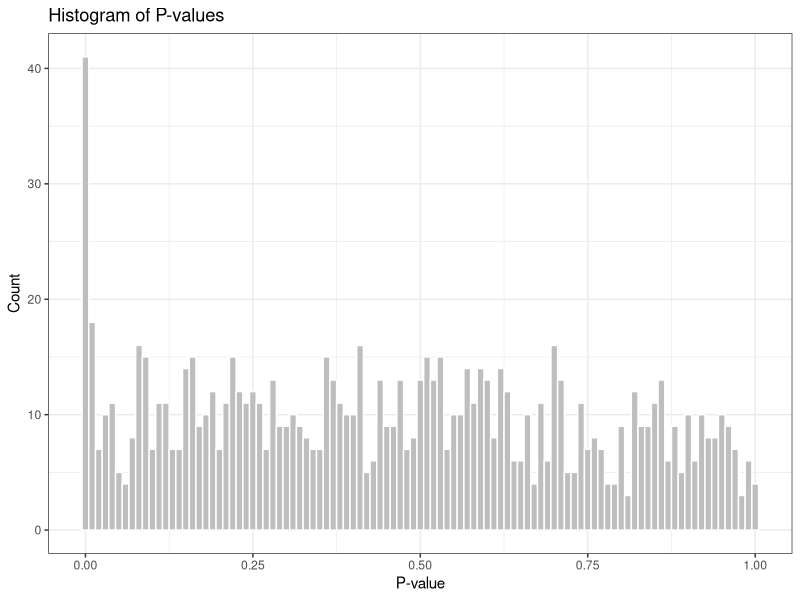
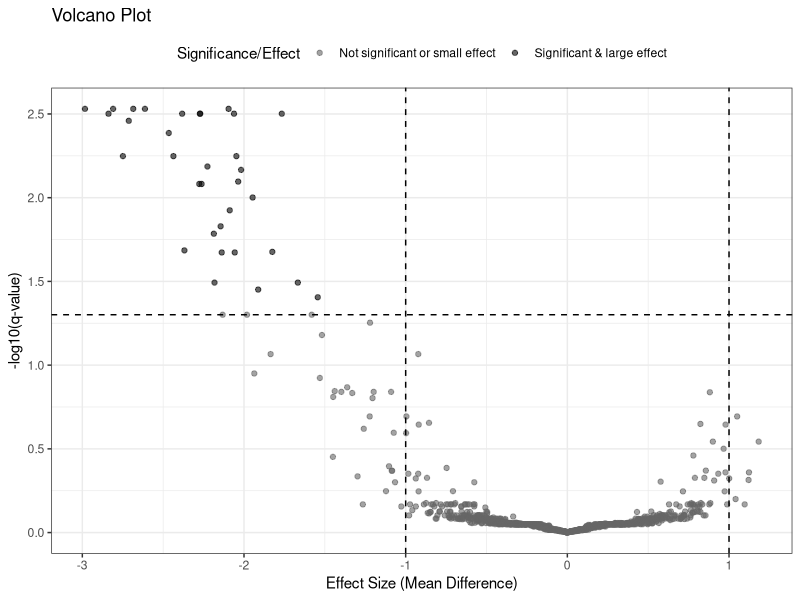

Recreate these plots in R, in order.
## ---- chunk 1
library(tidyverse)

## ---- chunk 2
# Read data
rna <- read_csv("../data/simulated_rnaseq_data.csv")

# Pivot longer: one row per Gene per Sample
rna_long <- rna %>%
  pivot_longer(-Gene, names_to = "Sample", values_to = "Expression") %>%
  mutate(
    Group = ifelse(str_extract(Sample, "\\d+") %>% as.integer() <= 10,
                   "Infected", "Healthy"))

# For each gene, run a two-sample t-test
results <- rna_long %>%
  group_by(Gene) %>%
  summarise(test = list(t.test(Expression ~ Group)), .groups = "drop") %>%
  mutate(p_value = map_dbl(test, ~ .x$p.value))

# Apply BH correction
results <- results %>%
  mutate(q_value = p.adjust(p_value, method = "BH"), significant = q_value <= 0.05)

# View Results
results %>%
  arrange(q_value) %>%
  select(Gene, p_value, q_value, significant)


## ---- chunk 3
results %>%
  ggplot(aes(x = p_value)) +
  geom_histogram(binwidth = 0.01, fill = "gray", color = "white") +
  labs(title = "Histogram of P-values", x = "P-value", y = "Count") +
  theme_bw()
## ---- chunk 4
fc_cutoff <- 1       # log2 fold change threshold
q_cutoff <- 0.05     # q-value threshold

# Calculate effect size from test results and plot
results %>%
  mutate(effect_size = map_dbl(test, ~ diff(.x$estimate))) %>%
  ggplot(aes(x = effect_size, y = -log10(q_value), 
             color = q_value <= q_cutoff & abs(effect_size) >= fc_cutoff)) +
  geom_point(alpha = 0.6) +
  scale_color_manual(
    values = c("grey40", "black"),
    labels = c("Not significant or small effect", "Significant & large effect")
  ) +
  geom_vline(xintercept = c(-fc_cutoff, fc_cutoff), linetype = "dashed") +
  geom_hline(yintercept = -log10(q_cutoff), linetype = "dashed") +
  labs(
    title = "Volcano Plot",
    x = "Effect Size (Mean Difference)",
    y = "-log10(q-value)",
    color = "Significance/Effect"
  ) +
  theme_bw() + theme(legend.position = "top")

